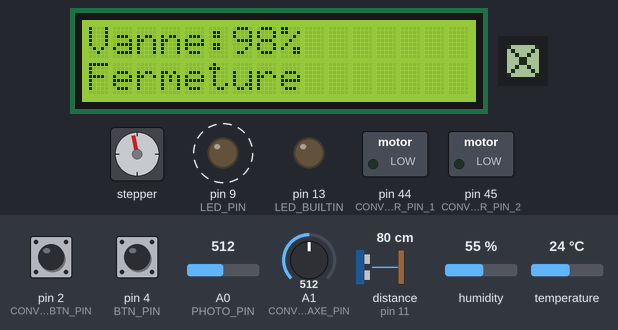
Bench run of a sketch on a simulated Arduino Mega 2560, built with avr-gcc and run on an emulated ATmega2560. Shown: 16×2 character LCD, 8×8 one-colour display, stepper motor, switched loads named in the sketch (green lamp = pin HIGH), output pins drawn as LEDs (lit = HIGH). Dashed ring = blinking. The test bench sets the inputs (shaded band); at power-on: distance to the obstacle (sensor on pin 11) 80 cm, pin 4 (BTN_PIN) HIGH, pin 2 (CONV_JOYSTICK_BTN_PIN) HIGH, A0 (PHOTO_PIN) = 512, A1 (CONV_JOYSTICK_AXE_PIN) = 512, humidity 55 %, temperature 24 °C. The echo pulse lasts 58.3 µs per cm; WiFi joins after 1.5 s; servers stay silent unless stated; no MQTT or app messages arrive unless stated; stepper angles assume 2048 steps per turn; what the sketch prints to the serial monitor is not drawn.

Above: at 12.66 s.
12.9 s: distance to the obstacle (sensor on pin 11) set to 2 cm
At 13.39 s:
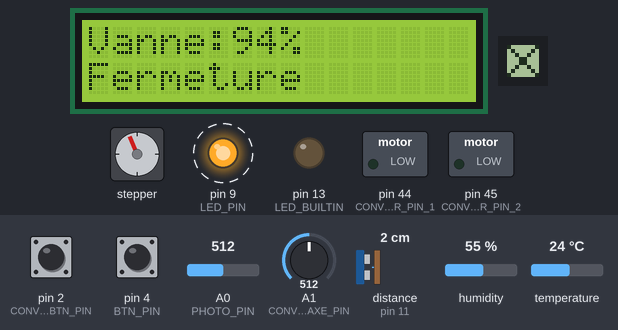
At 14.65 s:
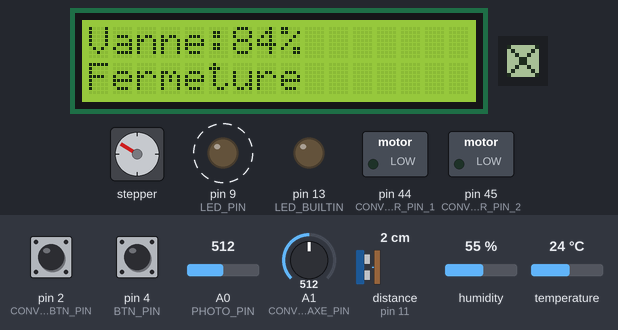
15.3 s: pin 4 (BTN_PIN) pulled LOW for 0.15 s
16.0 s: pin 4 (BTN_PIN) pulled LOW for 0.15 s
16.7 s: pin 2 (CONV_JOYSTICK_BTN_PIN) pulled LOW for 1 s
At 17.67 s:
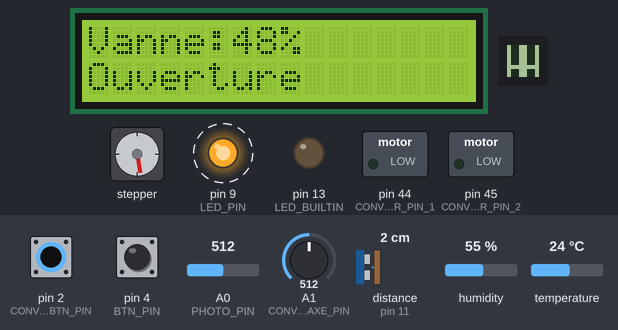
Timing chart, 0 to 27.4 s (numbered marks = the images above; inputs shaded):
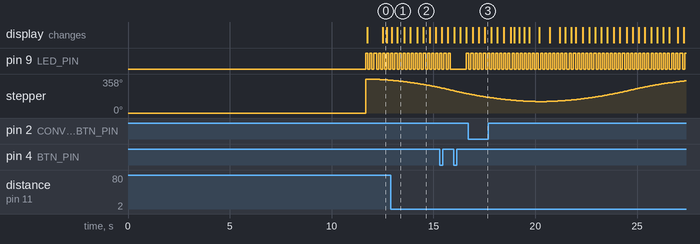

Measured:
- after the input at 16.0 s, pin 9 (LED_PIN): LOW → HIGH after 0.60 s
- after the input at 16.7 s, the display: first differs from a run without the input after 0.82 s (image 3)
- by itself, pin 9 (LED_PIN): alternates HIGH for 0.10 s and LOW for 0.10 s

The sketch:

serre_final.ino
```cpp
#include <OneButton.h>
#include <HCSR04.h>
#include <DHT.h>
#include <LCD_I2C.h>
#include <WiFiEspAT.h>
#include <PubSubClient.h>
#include "Convoyeur.h"
#include "Irrigation.h"

enum LCDState { ECLAIRAGE, ALARME, AC, DATA_RECEIVED } lcdState = ECLAIRAGE;

const int LED_PIN = 9;
const int PHOTO_PIN = A0;
const int BTN_PIN = 4;
const int ECHO_PIN = 11;
const int TRIGGER_PIN = 12;
const int DHT_PIN = 7;
const int LCD_ADDR = 0x27;
const int LCD_ROWS = 2;
const int LCD_COLS = 16;

const int STEPPER_IN1 = 31;
const int STEPPER_IN2 = 33;
const int STEPPER_IN3 = 35;
const int STEPPER_IN4 = 37;

const byte CONV_MOTEUR_PIN_1 = 44;
const byte CONV_MOTEUR_PIN_2 = 45;
const byte CONV_JOYSTICK_AXE_PIN = A1;
const byte CONV_JOYSTICK_BTN_PIN = 2;
const byte CONV_AFF_CLK = 30;
const byte CONV_AFF_DIN = 34;
const byte CONV_AFF_CS =32;
const bool NUMERO_ETUDIANT_PAIR = true;

const int VANNE_FERMEE = 0;
const int VANNE_OUVERTE = 2038;

const char ETUDIANT_NUMERO[] = "2409626";
const int MQTT_NUMERO = 6;
const char WIFI_SSID[] ="TechniquesInformatique-Etudiant";//  "BELL486";//
const char WIFI_PASS[] =  "shawi123";    //                "E6FDE4563D3D";
const char MQTT_SERVER[] = "216.128.180.194";
const int MQTT_PORT = 1883;
const char MQTT_USER[] = "etdshawi";
const char MQTT_PASS[] = "shawi123";
const unsigned long AT_BAUD_RATE = 115200;

char mqttPublishTopic[12];
char mqttSubscribeTopic[16];
char mqttSubscribeTopicZero[16];
char mqttSubscribeTopicSlash[16];
char mqttSubscribeTopicSlashZero[16];
char mqttConvVitTopic[20];
char mqttConvVitTopicZero[20];
char mqttConvVitTopicSlash[20];
char mqttConvVitTopicSlashZero[20];
char deviceName[16];
char lcdBuff[2][17] = {
  "                ",
  "                "
};

OneButton btn(BTN_PIN, true);
HCSR04 hc(TRIGGER_PIN, ECHO_PIN);
DHT dht(DHT_PIN, DHT11);
LCD_I2C lcd(LCD_ADDR, LCD_COLS, LCD_ROWS);
WiFiClient wifiClient;
PubSubClient mqttClient(wifiClient);
Convoyeur convoyeur(CONV_MOTEUR_PIN_1, CONV_MOTEUR_PIN_2, CONV_JOYSTICK_AXE_PIN, CONV_JOYSTICK_BTN_PIN, CONV_AFF_CLK, CONV_AFF_DIN, CONV_AFF_CS);
Irrigation irrigation(LED_PIN, STEPPER_IN1, STEPPER_IN2, STEPPER_IN3, STEPPER_IN4);

int lumiereBrute = 0;
int lumierePct = 0;
int lumiereMin = 1023;
int lumiereMax = 0;
int distanceCm = 0;
float temperature = 0;
float humidite = 0;
int maxmap = 100;
int minmap = 0;
bool irrigationBtnClicked = false;
unsigned long lcdStateChangedAt = 0;
unsigned long currentTime = 0;


void initMateriel();
void initTopics();
void wifiInit();
void mqttInit();
void mqttTask();
void mqttEvent(char *topic, byte *payload, unsigned int length);
bool reconnectMqtt();
void iotPublishTask(unsigned long ct);
void printWifiStatus();
void printMacAddress(byte mac[]);
void clicBouton();
void doubleClicBouton();
void gestionnaireEtatLCD(unsigned long ct);
void eclairageState(unsigned long ct);
void alarmeState(unsigned long ct);
void acState(unsigned long ct);
void dataReceivedState(unsigned long ct);
void vanneLCDState(unsigned long ct);
void lumiereTache(unsigned long ct);
void distanceTache(unsigned long ct);
void tempHumTache(unsigned long ct);
void envoieSerieTache(unsigned long ct);
void changerEtatLCD(LCDState nouvelEtat);
void afficherTexteFixe(const char *ligne1, const char *ligne2);
void afficherLCD();
bool vanneBouge();

void setup() {
  Serial.begin(115200);
  initMateriel();
}

void loop() {
  currentTime = millis();

  btn.tick();
  convoyeur.update();
  irrigation.update();
  mqttTask();

  lumiereTache(currentTime);
  distanceTache(currentTime);
  tempHumTache(currentTime);
  gestionnaireEtatLCD(currentTime);
  envoieSerieTache(currentTime);
  iotPublishTask(currentTime);
}

void initMateriel() {
  pinMode(LED_BUILTIN, OUTPUT);
  pinMode(PHOTO_PIN, INPUT);

  lcd.begin();
  lcd.backlight();
  dht.begin();

  convoyeur.setNumeroEtudiantPair(NUMERO_ETUDIANT_PAIR);
  convoyeur.begin();

  irrigation.setClosedOpenedPos(VANNE_FERMEE, VANNE_OUVERTE);
  irrigation.setDistance(distanceCm);
  irrigation.setBtnClickFlag(irrigationBtnClicked);
  irrigation.begin();

  btn.setDebounceMs(30);
  btn.attachClick(clicBouton);
  btn.attachDoubleClick(doubleClicBouton);

  initTopics();
  wifiInit();
  mqttInit();
}

void initTopics() {
  sprintf(mqttPublishTopic, "etd/%d", MQTT_NUMERO);
  sprintf(mqttSubscribeTopic, "etu_%d/#", MQTT_NUMERO);
  sprintf(mqttSubscribeTopicZero, "etu_%02d/#", MQTT_NUMERO);
  sprintf(mqttSubscribeTopicSlash, "etu/%d/#", MQTT_NUMERO);
  sprintf(mqttSubscribeTopicSlashZero, "etu/%02d/#", MQTT_NUMERO);
  sprintf(mqttConvVitTopic, "etu_%d/convVit", MQTT_NUMERO);
  sprintf(mqttConvVitTopicZero, "etu_%02d/convVit", MQTT_NUMERO);
  sprintf(mqttConvVitTopicSlash, "etu/%d/convVit", MQTT_NUMERO);
  sprintf(mqttConvVitTopicSlashZero, "etu/%02d/convVit", MQTT_NUMERO);
  sprintf(deviceName, "Serre_%d", MQTT_NUMERO);
}

void wifiInit() {
  Serial1.begin(AT_BAUD_RATE);
  WiFi.init(Serial1);

  if (WiFi.status() == WL_NO_MODULE) {
    Serial.println();
    Serial.println("La communication avec le module WiFi a echoue!");
    while (true) {
      digitalWrite(LED_BUILTIN, !digitalRead(LED_BUILTIN));
      delay(50);
    }
  }

  Serial.println("En attente de connexion au WiFi");
  for (int i = 0; i < 10 && WiFi.status() != WL_CONNECTED; i++) {
    delay(1000);
    Serial.print('.');
  }
  Serial.println();

  if (WiFi.status() != WL_CONNECTED) {
    Serial.print("Connexion au reseau ");
    Serial.println(WIFI_SSID);
    WiFi.begin(WIFI_SSID, WIFI_PASS);
  }

  while (WiFi.status() != WL_CONNECTED) {
    delay(1000);
    Serial.print('.');
  }
  Serial.println();

  Serial.println("Connecte au reseau WiFi.");
  Serial.print("Adresse : ");
  Serial.println(WiFi.localIP());
  printWifiStatus();
}

void mqttInit() {
  mqttClient.setServer(MQTT_SERVER, MQTT_PORT);
  mqttClient.setCallback(mqttEvent);
  mqttClient.setBufferSize(320);

  if (reconnectMqtt()) {
    Serial.println("Connecte sur le serveur MQTT");
  } else {
    Serial.print("client.state : ");
    Serial.println(mqttClient.state());
  }
}

void mqttTask() {
  static unsigned long lastReconnectTry = 0;
  const unsigned long reconnectRate = 5000;

  if (!mqttClient.connected() && currentTime - lastReconnectTry >= reconnectRate) {
    lastReconnectTry = currentTime;
    reconnectMqtt();
  }

  mqttClient.loop();
}

void mqttEvent(char *topic, byte *payload, unsigned int length) {
  char message[16];
  unsigned int msgLength = length;

  if (msgLength > sizeof(message) - 1) {
    msgLength = sizeof(message) - 1;
  }

  for (unsigned int i = 0; i < msgLength; i++) {
    message[i] = (char)payload[i];
  }
  message[msgLength] = '\0';

  Serial.print("Message recu [");
  Serial.print(topic);
  Serial.print("] ");
  Serial.println(message);

  if (strstr(topic, "convVit") != nullptr) {
    int vitesse = atoi(message);
    bool accepted = convoyeur.setVitesseConsigne(vitesse);

    Serial.print("Consigne convoyeur ");
    if (accepted) {
      Serial.println("acceptee");
    } else {
      Serial.println("ignoree - convoyeur inactif");
    }
    changerEtatLCD(DATA_RECEIVED);
  }
}

bool reconnectMqtt() {
  if (mqttClient.connected()) {
    return true;
  }

  bool result = mqttClient.connect(deviceName, MQTT_USER, MQTT_PASS);

  if (result) {
    mqttClient.subscribe(mqttSubscribeTopic, 0);
    mqttClient.subscribe(mqttSubscribeTopicZero, 0);
    mqttClient.subscribe(mqttSubscribeTopicSlash, 0);
    mqttClient.subscribe(mqttSubscribeTopicSlashZero, 0);
    mqttClient.subscribe("etu/#", 0);
    Serial.print("Abonne a ");
    Serial.println(mqttSubscribeTopic);
    Serial.print("Abonne a ");
    Serial.println(mqttSubscribeTopicZero);
    Serial.print("Abonne a ");
    Serial.println(mqttSubscribeTopicSlash);
    Serial.print("Abonne a ");
    Serial.println(mqttSubscribeTopicSlashZero);
    Serial.println("Abonne a etu/#");
  } else {
    Serial.println("Incapable de se connecter sur le serveur MQTT");
    Serial.print("client.state : ");
    Serial.println(mqttClient.state());
  }

  return result;
}

void iotPublishTask(unsigned long ct) {
  static unsigned long previousTime = 0;
  static bool firstPublish = true;
  const unsigned long rate = 3000;
  char message[300];
  char szTemp[8];
  char szHum[8];

  if (!firstPublish && ct - previousTime < rate) {
    return;
  }

  firstPublish = false;
  previousTime = ct;

  dtostrf(temperature, 4, 1, szTemp);
  dtostrf(humidite, 4, 1, szHum);

  snprintf(
    message,
    sizeof(message),
    "{\"name\":\"%s\",\"temp\":\"%s\",\"hum\":\"%s\",\"millis\":%lu,\"lum\":%d,\"irrState\":%d,\"irrPos\":%d,\"convVit\":%d}",
    ETUDIANT_NUMERO,
    szTemp,
    szHum,
    ct,
    lumierePct,
    irrigation.getCurrentState(),
    irrigation.getPositionPct(),
    convoyeur.getVitesse()
  );

  Serial.print("Envoie MQTT : ");
  Serial.println(message);

  if (!mqttClient.publish(mqttPublishTopic, message)) {
    Serial.println("Incapable d'envoyer le message MQTT!");
    reconnectMqtt();
  }
}

void printWifiStatus() {
  char ssid[33];
  WiFi.SSID(ssid);
  Serial.print("SSID: ");
  Serial.println(ssid);

  uint8_t bssid[6];
  WiFi.BSSID(bssid);
  Serial.print("BSSID: ");
  printMacAddress(bssid);

  uint8_t mac[6];
  WiFi.macAddress(mac);
  Serial.print("MAC: ");
  printMacAddress(mac);

  Serial.print("Adresse IP: ");
  Serial.println(WiFi.localIP());

  long rssi = WiFi.RSSI();
  Serial.print("force du signal (RSSI):");
  Serial.print(rssi);
  Serial.println(" dBm");
}

void printMacAddress(byte mac[]) {
  for (int i = 5; i >= 0; i--) {
    if (mac[i] < 16) {
      Serial.print("0");
    }
    Serial.print(mac[i], HEX);
    if (i > 0) {
      Serial.print(":");
    }
  }
  Serial.println();
}

void clicBouton() {
  if (irrigation.isMoving() || irrigation.getCurrentState() == ARRET) {
    irrigationBtnClicked = true;
    return;
  }

  if (lcdState == ECLAIRAGE) {
    changerEtatLCD(ALARME);
  } else if (lcdState == ALARME) {
    changerEtatLCD(AC);
  } else {
    changerEtatLCD(ECLAIRAGE);
  }
}

void doubleClicBouton() {
  if (vanneBouge() || irrigation.getCurrentState() == ARRET) {
    return;
  }

  lumiereMin = 1023;
  lumiereMax = 0;
  afficherTexteFixe("Calibration", "Min/Max reset");
}

void gestionnaireEtatLCD(unsigned long ct) {
  if (vanneBouge() || irrigation.getCurrentState() == ARRET) {
    vanneLCDState(ct);
    return;
  }

  switch (lcdState) {
    case ECLAIRAGE:
      eclairageState(ct);
      break;
    case ALARME:
      alarmeState(ct);
      break;
    case AC:
      acState(ct);
      break;
    case DATA_RECEIVED:
      dataReceivedState(ct);
      break;
  }
}

void eclairageState(unsigned long ct) {
  static unsigned long previousTime = 0;
  const unsigned long rate = 500;

  if (ct - previousTime < rate) {
    return;
  }

  previousTime = ct;
  char ligne1[17];
  char ligne2[17];
  snprintf(ligne1, sizeof(ligne1), "Luminosite:%d%%", lumierePct);

  if (lumierePct < 50) {
    snprintf(ligne2, sizeof(ligne2), "Etat:Allume");
  } else {
    snprintf(ligne2, sizeof(ligne2), "Etat:Eteint");
  }

  afficherTexteFixe(ligne1, ligne2);
}

void alarmeState(unsigned long ct) {
  static unsigned long previousTime = 0;
  const unsigned long rate = 500;

  if (ct - previousTime < rate) {
    return;
  }

  previousTime = ct;
  char ligne1[17];
  char ligne2[17];
  snprintf(ligne1, sizeof(ligne1), "Distance:%d cm", distanceCm);
  snprintf(ligne2, sizeof(ligne2), "Vanne:%d%%", irrigation.getPositionPct());
  afficherTexteFixe(ligne1, ligne2);
}

void acState(unsigned long ct) {
  static unsigned long previousTime = 0;
  const unsigned long rate = 500;

  if (ct - previousTime < rate) {
    return;
  }

  previousTime = ct;
  char szTemp[8];
  char szHum[8];
  char ligne1[17];
  char ligne2[17];
  dtostrf(temperature, 4, 1, szTemp);
  dtostrf(humidite, 4, 1, szHum);
  snprintf(ligne1, sizeof(ligne1), "Temp:%s C", szTemp);
  snprintf(ligne2, sizeof(ligne2), "Hum:%s %%", szHum);
  afficherTexteFixe(ligne1, ligne2);
}

void dataReceivedState(unsigned long ct) {
  static unsigned long previousTime = 0;
  const unsigned long rate = 500;
  const unsigned long nextStateRate = 3000;

  if (ct - previousTime < rate) {
    return;
  }

  previousTime = ct;
  afficherTexteFixe("Donnees recues", "Convoyeur MAJ");

  if (ct - lcdStateChangedAt >= nextStateRate) {
    changerEtatLCD(ECLAIRAGE);
  }
}

void vanneLCDState(unsigned long ct) {
  static unsigned long previousTime = 0;
  const unsigned long rate = 250;

  if (ct - previousTime < rate) {
    return;
  }

  previousTime = ct;
  char ligne1[17];
  char ligne2[17];
  snprintf(ligne1, sizeof(ligne1), "Vanne:%d%%", irrigation.getPositionPct());

  switch (irrigation.getCurrentState()) {
    case OUVERTURE:
      snprintf(ligne2, sizeof(ligne2), "Ouverture");
      break;
    case OUVERT:
      snprintf(ligne2, sizeof(ligne2), "Ouverte");
      break;
    case FERMETURE:
      snprintf(ligne2, sizeof(ligne2), "Fermeture");
      break;
    case FERME:
      snprintf(ligne2, sizeof(ligne2), "Fermee");
      break;
    case ARRET:
      snprintf(ligne2, sizeof(ligne2), "Arret urgence");
      break;
  }

  afficherTexteFixe(ligne1, ligne2);
}

void lumiereTache(unsigned long ct) {
  static unsigned long previousTime = 0;
  const unsigned long rate = 1000;

  if (ct - previousTime < rate) {
    return;
  }

  previousTime = ct;
  lumiereBrute = analogRead(PHOTO_PIN);

  if (lumiereMax > lumiereMin) {
    lumierePct = map(lumiereBrute, lumiereMin, lumiereMax, minmap, maxmap);
  } else {
    lumierePct = map(lumiereBrute, 0, 1023, minmap, maxmap);
  }

  if (lumierePct < 0) {
    lumierePct = 0;
  }

  if (lumierePct > 100) {
    lumierePct = 100;
  }
}

void distanceTache(unsigned long ct) {
  static unsigned long previousTime = 0;
  const unsigned long rate = 250;

  if (ct - previousTime < rate) {
    return;
  }

  previousTime = ct;
  distanceCm = (int)hc.dist();
}

void tempHumTache(unsigned long ct) {
  static unsigned long previousTime = 0;
  const unsigned long rate = 5000;

  if (ct - previousTime < rate) {
    return;
  }

  previousTime = ct;
  float nouvelleHumidite = dht.readHumidity();
  float nouvelleTemperature = dht.readTemperature();

  if (isnan(nouvelleHumidite) || isnan(nouvelleTemperature)) {
    return;
  }

  humidite = nouvelleHumidite;
  temperature = nouvelleTemperature;
}

void envoieSerieTache(unsigned long ct) {
  static unsigned long previousTime = 0;
  const unsigned long rate = 3000;

  if (ct - previousTime < rate) {
    return;
  }

  previousTime = ct;
  Serial.print("Lum:");
  Serial.print(lumierePct);
  Serial.print(",Min:");
  Serial.print(lumiereMin);
  Serial.print(",Max:");
  Serial.print(lumiereMax);
  Serial.print(",Dist:");
  Serial.print(distanceCm);
  Serial.print(",T:");
  Serial.print(temperature, 1);
  Serial.print(",H:");
  Serial.print(humidite, 1);
  Serial.print(",Van:");
  Serial.print(irrigation.getPositionPct());
  Serial.print(",Conv:");
  Serial.println(convoyeur.getVitesse());
}

void changerEtatLCD(LCDState nouvelEtat) {
  lcdState = nouvelEtat;
  lcdStateChangedAt = millis();
}

void afficherTexteFixe(const char *ligne1, const char *ligne2) {
  snprintf(lcdBuff[0], sizeof(lcdBuff[0]), "%-16.16s", ligne1);
  snprintf(lcdBuff[1], sizeof(lcdBuff[1]), "%-16.16s", ligne2);
  afficherLCD();
}

void afficherLCD() {
  lcd.clear();
  lcd.setCursor(0, 0);
  lcd.print(lcdBuff[0]);
  lcd.setCursor(0, 1);
  lcd.print(lcdBuff[1]);
}

bool vanneBouge() {
  return irrigation.isMoving();
}
```

Convoyeur.h
```cpp
#pragma once

#include <Arduino.h>
#include <OneButton.h>
#include <U8g2lib.h>

enum class ConvState {
  INACTIF,
  ACTIF,
  MANUEL,
  CONSTANT
};

class Convoyeur {
public:
  Convoyeur(
    byte moteurPin1,
    byte moteurPin2,
    byte manettePin,
    byte boutonPin,
    byte afficheurCLK,
    byte afficheurDIN,
    byte afficheurCS
  );

  void begin();
  void update();

  bool estEnFonction() const;
  int getVitesse() const;
  int getVitesseMoteur() const;
  ConvState getState() const;
  void setNumeroEtudiantPair(bool estPair);
  bool setVitesseConsigne(int vitesse);

private:
  byte _moteurPin1;
  byte _moteurPin2;
  byte _manettePin;

  OneButton _bouton;
  U8G2_MAX7219_8X8_F_4W_SW_SPI _afficheur;

  ConvState _etat = ConvState::INACTIF;

  bool _clicDetecte = false;
  bool _appuiLongDetecte = false;
  bool _numeroEtudiantPair = true;

  int _vitesseActuelle = 0;
  int _vitesseConstante = 0;
  int _dernierSymbole = -1;

  const int _zoneMorte = 5;

  void changerEtat(ConvState nouvelEtat);

  void etatInactif();
  void etatActif();
  void etatManuel();
  void etatConstant();

  int lireVitesseManette();
  void appliquerVitesseMoteur(int vitesse);
  void afficherSymbole(byte symbole);

  static void onClick(void *context);
  static void onLongPress(void *context);

  const uint8_t bitmapStop[8] = {
    B10000001,
    B01000010,
    B00100100,
    B00011000,
    B00011000,
    B00100100,
    B01000010,
    B10000001
  };

  const uint8_t bitmapAttentePair[8] = {
    B01100110,
    B01100110,
    B01100110,
    B01100110,
    B01100110,
    B00000000,
    B01100110,
    B01100110
  };

  const uint8_t bitmapAttenteImpair[8] = {
    B00000000,
    B00011000,
    B00011000,
    B00011000,
    B00011000,
    B00000000,
    B00011000,
    B00000000
  };

  const uint8_t bitmapAvancePair[8] = {
    B00011000,
    B00111100,
    B01111110,
    B11111111,
    B00011000,
    B00011000,
    B00011000,
    B00000000
  };

  const uint8_t bitmapReculePair[8] = {
    B00011000,
    B00011000,
    B00011000,
    B11111111,
    B01111110,
    B00111100,
    B00011000,
    B00000000
  };

  const uint8_t bitmapAvanceImpair[8] = {
    B00011000,
    B00111100,
    B01111110,
    B11111111,
    B00011000,
    B00011000,
    B00011000,
    B00000000
  };

  const uint8_t bitmapReculeImpair[8] = {
    B00011000,
    B00011000,
    B00011000,
    B11111111,
    B01111110,
    B00111100,
    B00011000,
    B00000000
  };
};
```

Source omitted: Convoyeur.cpp (5261 bytes), Irrigation.cpp (2918 bytes), Irrigation.h (1474 bytes)
